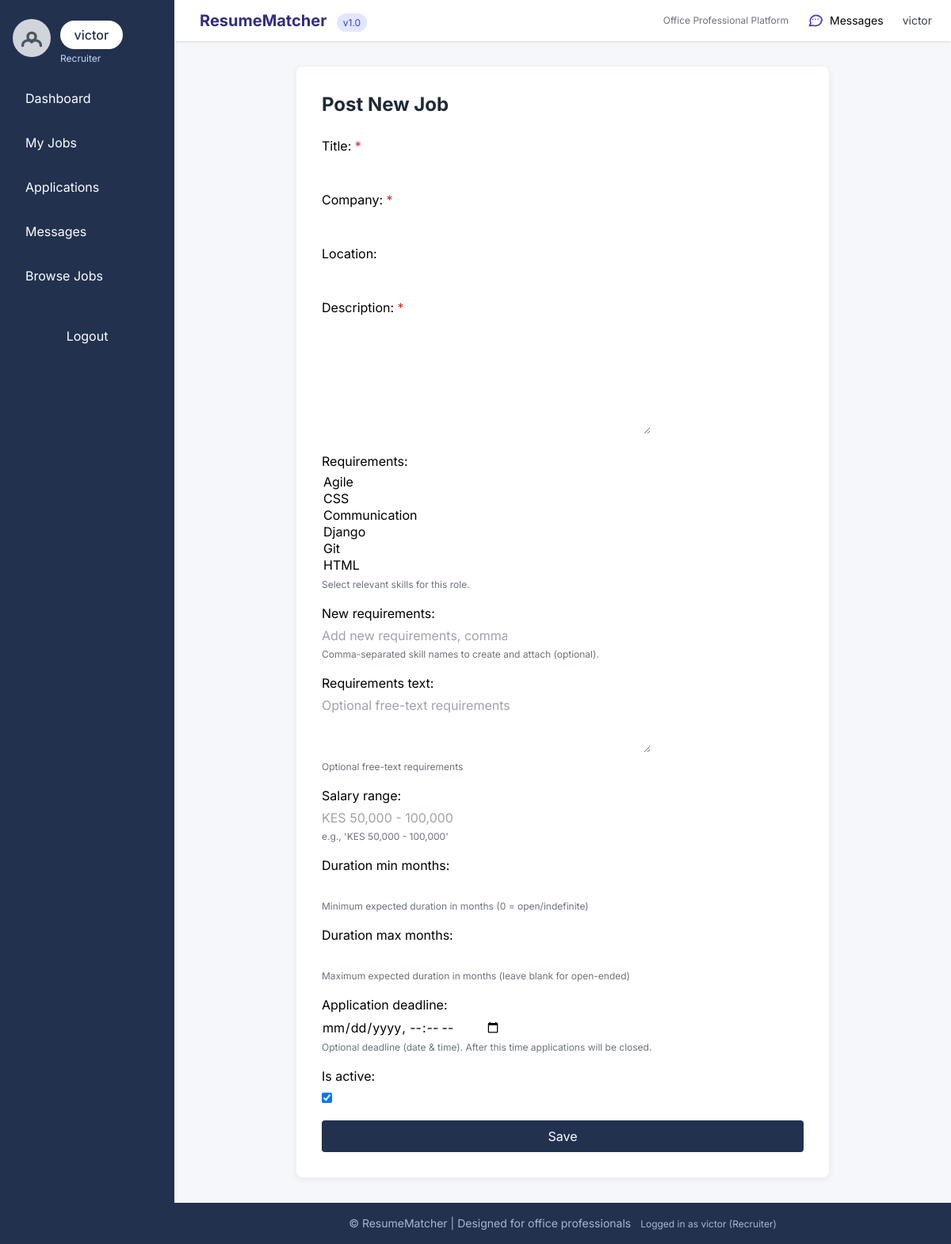
The page /jobs/create/ (signed in) on the database its author committed.
### core/models.py (models this page shows, shortened)
class User(AbstractUser):
    USER_TYPES = (
        ('seeker', 'Job Seeker'),
        ('recruiter', 'Recruiter'),
        ('admin', 'Admin'),
    )
    account_type = models.CharField(max_length=10, choices=USER_TYPES, default='seeker')
    email = models.EmailField(unique=True)
    profile_picture = models.ImageField(upload_to='profiles/', blank=True, null=True)
    created_at = models.DateTimeField(auto_now_add=True)
    updated_at = models.DateTimeField(auto_now=True)
    class Meta:
        db_table = 'users'
        verbose_name = 'User'
        verbose_name_plural = 'Users'

### core/views.py (the view)
# urls.py: path('jobs/create/', views.job_create, name='job_create'),
@login_required
def job_create(request):
    if request.user.account_type != 'recruiter':
        messages.error(request, "Only recruiters can create jobs.")
        return redirect('job_list')
    if request.method == 'POST':
        form = JobPostingForm(request.POST)
        if form.is_valid():
            job = form.save(commit=False)
            job.posted_by = request.user
            job.save()
            form.save_m2m()
            if hasattr(form, "attach_pending_new_requirements"):
                form.attach_pending_new_requirements(job)
            messages.success(request, "Job posted successfully.")
            return redirect('job_list')
        else:
            messages.error(request, "Please correct the errors below.")
    else:
        form = JobPostingForm()
    return render(request, 'jobs/job_form.html', {'form': form})

### core/models.py (called while the page is built)
    def __str__(self):
        return self.name

### core/templates/jobs/job_form.html (shortened to what this page needs)
{% extends "base.html" %}
{% block content %}
<div class="max-w-2xl mx-auto card p-8">
    <h2 class="text-2xl font-bold text-gray-800 mb-6">
        {{ form.instance.pk|yesno:"Edit Job Posting,Post New Job" }}
    </h2>
    <form method="post" novalidate id="job-form">
        {% for field in form.visible_fields %}
            <div class="mb-4">
                {{ field.label_tag }}
                {% if field.field.required %}
                    <span class="text-red-600">*</span>
                {% endif %}
                <div class="mt-1">
                    {{ field }}
                </div>
                {% if field.help_text %}
                    <p class="text-xs text-gray-500 mt-1">{{ field.help_text }}</p>
                {% endif %}
            </div>
        {% endfor %}
        <button type="submit" class="btn-primary px-4 py-2 rounded w-full">Save</button>
    </form>
</div>
{% endblock %}

### core/templates/base.html (shortened to what this page needs)
<!DOCTYPE html>
<html lang="en">
<head>
    <script src="https://cdn.tailwindcss.com"></script>
</head>
<body>
    <div id="app-wrap">
        {% if user.is_authenticated %}
        <aside id="app-sidebar" class="sidebar flex flex-col items-start py-6 px-4" role="navigation" aria-label="Main menu">
            <div class="w-full flex items-center justify-between">
                <div class="flex items-center">
                    {% if user.profile_picture %}
                        <img src="{{ user.profile_picture.url }}" alt="Profile Picture" class="profile-pic mb-2">
                    {% else %}
                        <div class="profile-pic mb-2 flex items-center justify-center bg-gray-300 text-gray-600" aria-hidden="true">
                            <svg class="h-10 w-10" fill="none" stroke="currentColor" viewBox="0 0 24 24">
                                <path stroke-linecap="round" stroke-linejoin="round" stroke-width="2"
                                      d="M5.121 17.804A4 4 0 0112 15a4 4 0 016.879 2.804M15 11a3 3 0 11-6 0 3 3 0 016 0z" />
                            </svg>
                        </div>
                    {% endif %}
                    <div class="ml-3">
                        <div class="user-badge mb-1">{{ user.username }}</div>
                        <div class="text-xs text-indigo-200">{{ user.account_type|title }}</div>
                    </div>
                </div>
            </div>
            <nav class="nav-links w-full mt-4" aria-label="User navigation">
                {% if user.account_type == 'seeker' %}
                    <a href="{% url 'seeker_dashboard' %}" class="{% if request.resolver_match.url_name == 'seeker_dashboard' %}active{% endif %}">Dashboard</a>
                    <a href="{% url 'resume_list' %}" class="{% if request.resolver_match.url_name == 'resume_list' %}active{% endif %}">My Resumes</a>
                    <a href="{% url 'application_list' %}" class="{% if request.resolver_match.url_name == 'application_list' %}active{% endif %}">Applications</a>
                    <a href="{% url 'conversations_list' %}" class="{% if request.resolver_match.url_name == 'conversations_list' %}active{% endif %}">
                        Messages
                        {% if unread_messages_count %}
                            <span class="unread-badge" aria-hidden="true">{{ unread_messages_count }}</span>
                        {% endif %}
                    </a>
                    <a href="{% url 'job_list' %}" class="{% if request.resolver_match.url_name == 'job_list' %}active{% endif %}">Browse Jobs</a>
                {% elif user.account_type == 'recruiter' %}
                    <a href="{% url 'recruiter_dashboard' %}" class="{% if request.resolver_match.url_name == 'recruiter_dashboard' %}active{% endif %}">Dashboard</a>
                    <a href="{% url 'job_list' %}" class="{% if request.resolver_match.url_name == 'job_list' %}active{% endif %}">My Jobs</a>
                    <a href="{% url 'application_list' %}" class="{% if request.resolver_match.url_name == 'application_list' %}active{% endif %}">Applications</a>
                    <a href="{% url 'conversations_list' %}" class="{% if request.resolver_match.url_name == 'conversations_list' %}active{% endif %}">
                        Messages
                    </a>
                    <a href="{% url 'job_list' %}" class="{% if request.resolver_match.url_name == 'job_list' %}active{% endif %}">Browse Jobs</a>
                {% else %}
                    <a href="{% url 'job_list' %}">Browse Jobs</a>
                {% endif %}
            </nav>
            <form action="{% url 'logout' %}" method="post" class="mt-8 px-2 w-full">
                <button type="submit" class="btn-primary w-full py-2 rounded">Logout</button>
            </form>
        </aside>
        {% endif %}
        <div id="main-wrap" class="main-content-wrap flex flex-col min-h-screen" role="main">
            {% if user.is_authenticated %}
            <header class="bg-white shadow flex items-center justify-between px-6 py-3">
                <div class="flex items-center space-x-2">
                    <div>
                        <span class="font-bold text-xl text-indigo-900">ResumeMatcher</span>
                        <span class="text-xs bg-indigo-100 text-indigo-700 px-2 py-1 rounded-full ml-2">v1.0</span>
                    </div>
                </div>
                <div class="flex items-center space-x-3">
                    <span class="text-xs text-gray-500 hidden sm:block">Office Professional Platform</span>
                    <a href="{% url 'conversations_list' %}" class="text-sm px-3 py-1 hover:bg-gray-100 rounded hidden sm:inline-flex items-center" title="Messages">
                        Messages
                    </a>
                    <div class="ml-2 text-sm hidden sm:block">
                        <span class="text-gray-700">{{ user.get_full_name|default:user.username }}</span>
                    </div>
                </div>
            </header>
            {% endif %}
            <main class="scrollable-content max-w-5xl mx-auto py-8 px-4 w-full">
                {% block content %}{% endblock %}
            </main>
            <footer class="office-footer py-4 text-center text-sm mt-auto">
                &copy; {{ now|date:"Y" }} ResumeMatcher | Designed for office professionals
                <span class="ml-2 text-xs">
                    {% if user.is_authenticated %}
                        Logged in as {{ user.username }} ({{ user.account_type|title }})
                    {% else %}
                        Guest Mode
                    {% endif %}
                </span>
            </footer>
        </div>
    </div>
</body>
</html>

### core/templates/base.html (style rules this page uses)
html, body { height: 100%; margin: 0; padding: 0; }
body { font-family: 'Inter', Arial, sans-serif; background-color: #f5f7fa; height: 100vh; }
#app-wrap { min-height: 100vh; height: 100vh; display: flex; }
.office-footer { background-color: #22314e; color: #a4b8d3; }
.card { background: #fff; border-radius: 0.5rem; box-shadow: 0 2px 8px rgba(34,49,78,0.08); }
.btn-primary { background: #22314e; color: #fff; }
.sidebar { background: #22314e; min-width: 220px; max-width: 260px; color: #fff; flex-shrink: 0; height: 100vh; position: fixed; left: 0; top: 0; z-index: 40; transition: transform .22s ease; }
.sidebar a { color: #fff; display: block; padding: .75rem 1rem; border-radius: .375rem; transition: background .2s, color .2s; text-align: left; }
.sidebar .profile-pic { width: 48px; height: 48px; border-radius: 50%; object-fit: cover; margin-bottom: 0.75rem; }
.user-badge { background: #fff; color: #22314e; padding: .4rem 1.1rem; border-radius: 9999px; font-weight: 500; box-shadow: 0 2px 8px rgba(34,49,78,0.08); }
.nav-links { display: flex; flex-direction: column; align-items: flex-start; gap: 0.5rem; width: 100%; margin-top: 1.5rem; }
.sidebar form { width: 100%; }
.main-content-wrap { margin-left: 220px; width: calc(100vw - 220px); min-height: 100vh; display: flex; flex-direction: column; transition: margin-left .22s ease; }
.scrollable-content { flex: 1 1 auto; overflow-y: auto; padding-bottom: 1rem; }

### rows shown on the page
User: username "victor", account_type "Recruiter", get_full_name "victor"

### other values the page prints
{{ field.label_tag }} "Title:" "Company:" "Location:" "Description:" "Requirements:" "New requirements:" "Requirements text:" "Salary range:" "Duration min months:" "Duration max months:" "Application deadline:" "Is active:"
{{ field.help_text }} "Select relevant skills for this role." "Comma-separated skill names to create and attach (optional)." "Optional free-text requirements" "e.g., 'KES 50,000 - 100,000'" "Minimum expected duration in months (0 = open/indefinite)" "Maximum expected duration in months (leave blank for open-ended)" "Optional deadline (date & time). After this time applications will be closed."
